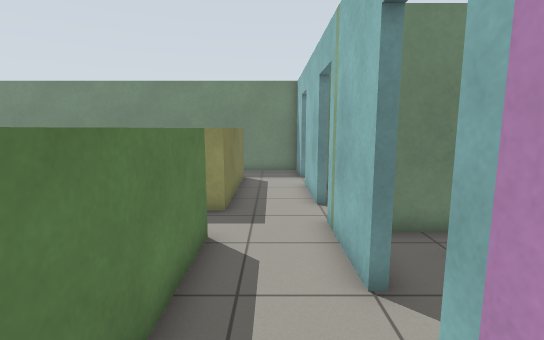
view 1 (above)

24 first-person views from a walk through a world built for the Gazebo simulator. The camera is 1.2 m above the floor, tilts 8° down and sees 85° across. The floor is counted in squares, 0.5 m on a side. Each view is taken from the middle of a square. On the plan, view 1 faces up. The plan holds only what a view shows up to about 18 squares ahead; the rest is blank.

view 2
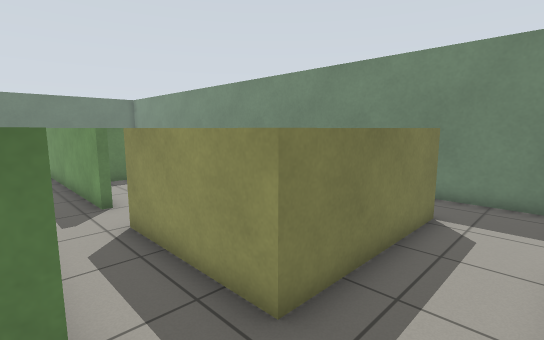

view 3
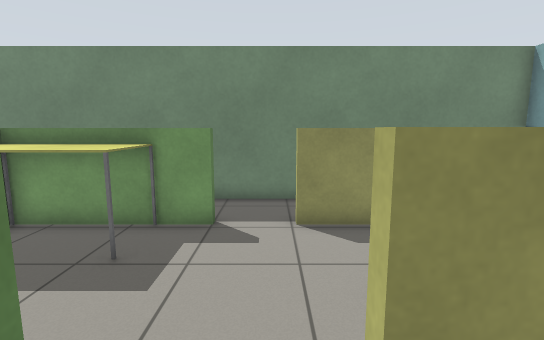

view 4
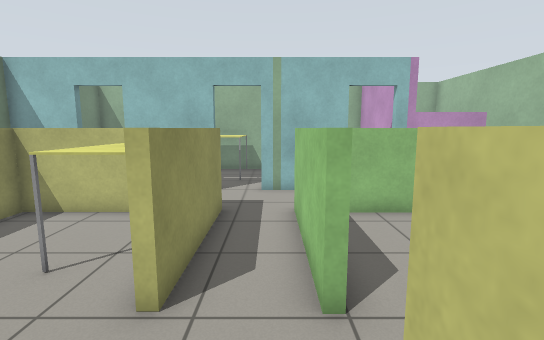

view 5
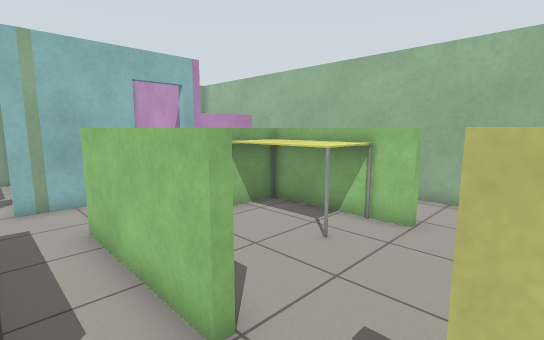

view 6
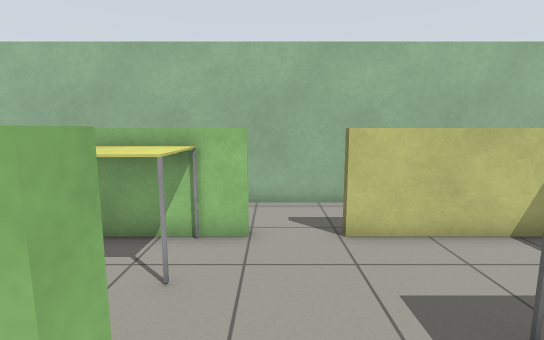

view 7
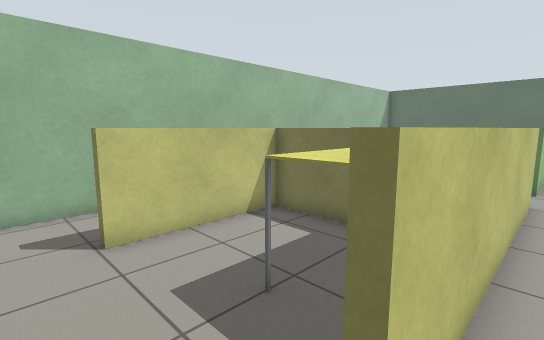

view 8
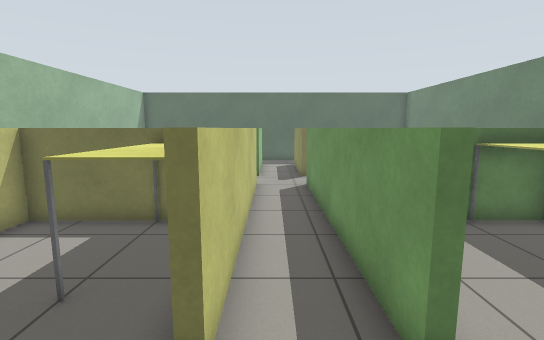

view 9
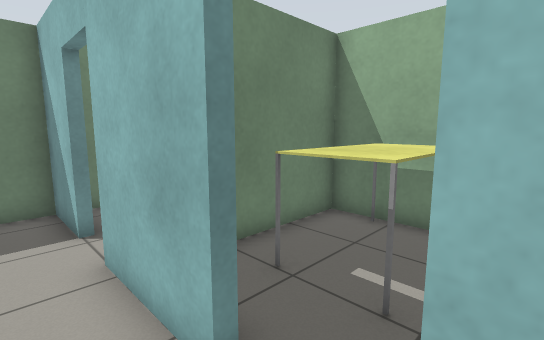

view 10
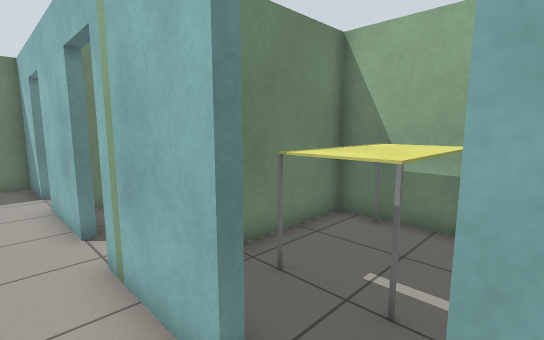

view 11
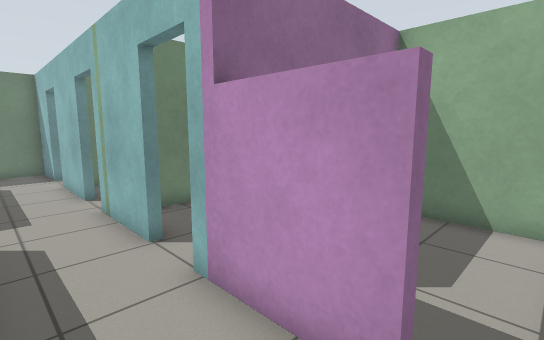

view 12
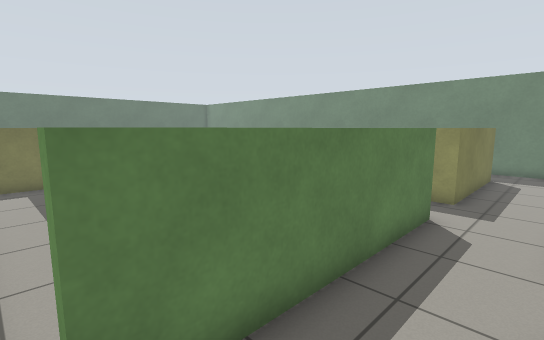

view 13
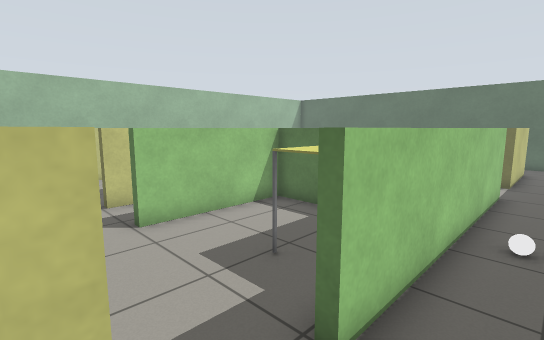

view 14
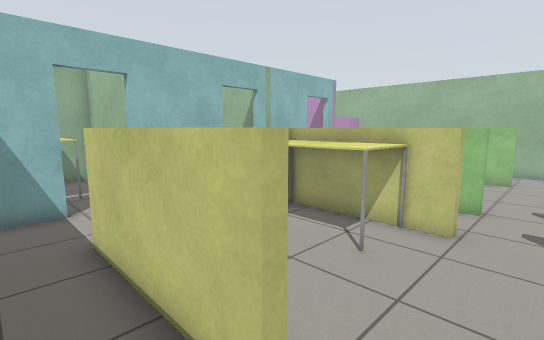

view 15
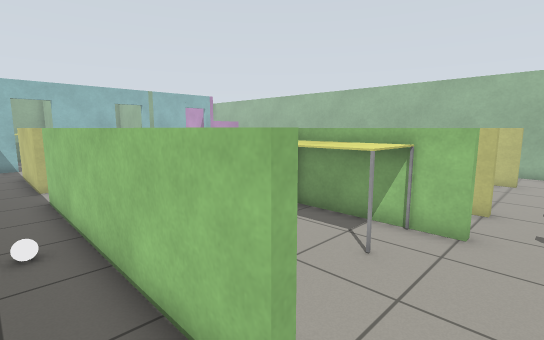

view 16
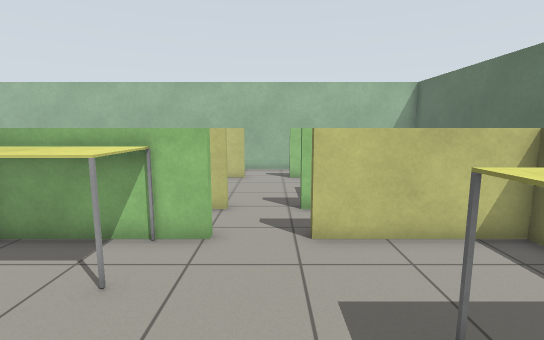

view 17
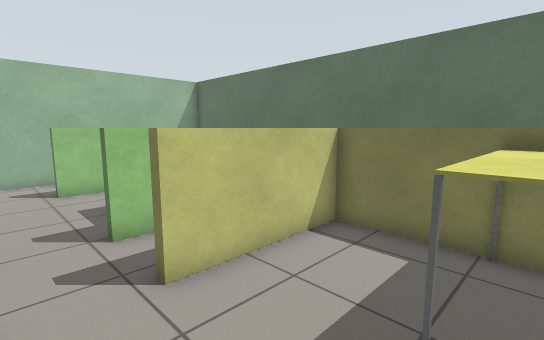

view 18
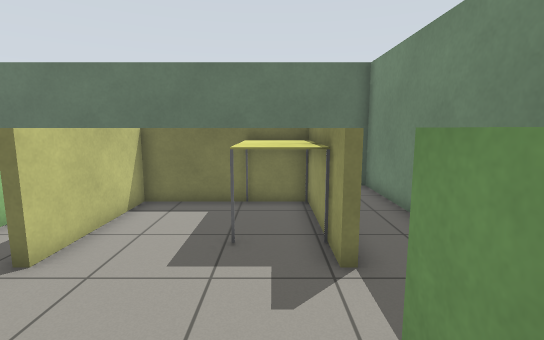

view 19
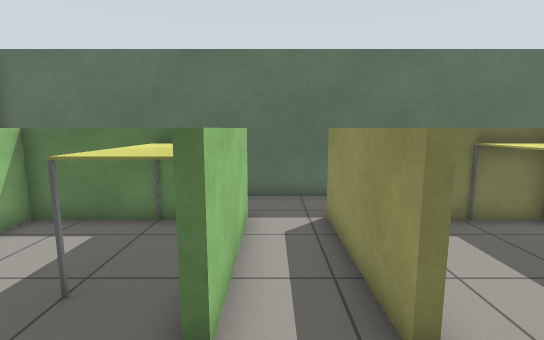

view 20
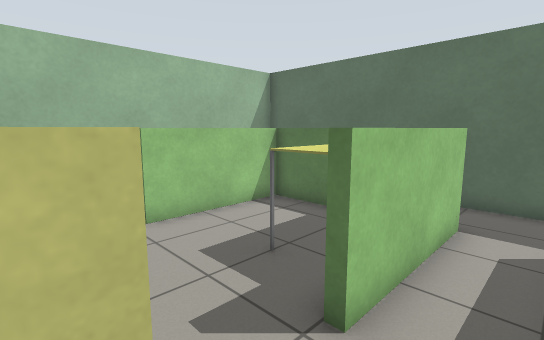

view 21
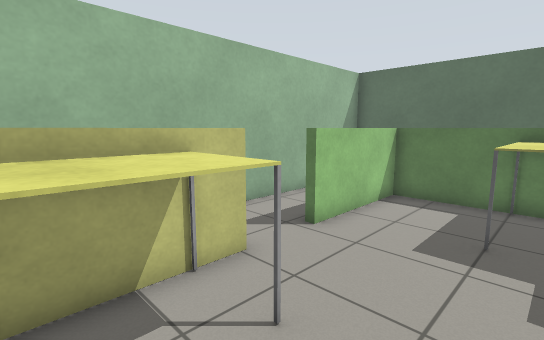

view 22
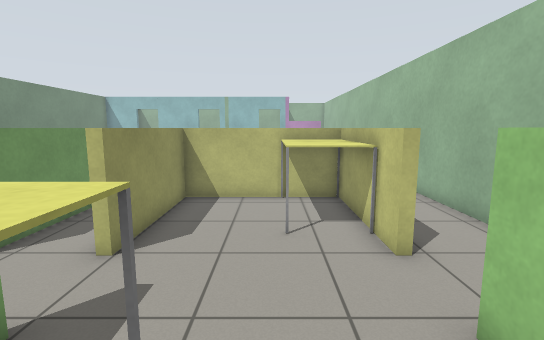

view 23
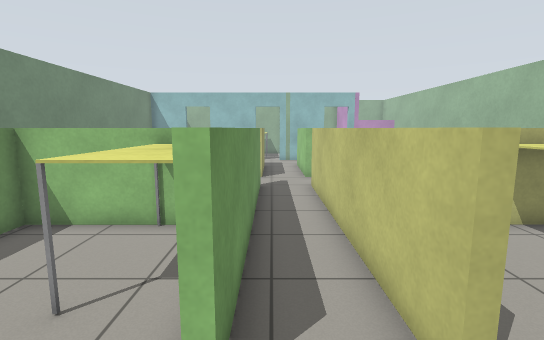

view 24
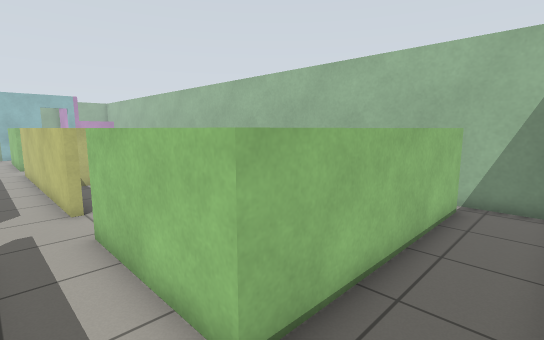

### Floor plan
Ten units are one square. View 1 is at (0, 0); x grows to the right and y downward. Boxes are objects, and circles mark ways between rooms. Rooms are numbered by the first view taken in them; rooms with no view inside come last. Other rooms are left out.
<svg viewBox="-288 -175 368 204">
<path fill="none" stroke="#000" d="M14 13 14 -24M-15 24 25 24M-14 -36 -14 18M-54 -85 -64 -85 -64 -88 -55 -88M-17 -114 -17 -142M14 -91 14 -126M-65 -63 -14 -63 -14 -36M-14 -135 -14 -104M-45 -142 -65 -142M-86 -88 -86 -85M14 -40 14 -75M-64 -3 -64 -6 -57 -6M-106 -63 -86 -63M-86 -85 -146 -85M-135 -44 -135 -25M-132 -6 -86 -6 -86 -2M-17 -29 -17 -49M-135 1 -135 15M-146 -63 -134 -63M-144 24 -15 24M-84 -142 -105 -142M-106 -145 -84 -145M-65 -145 -14 -145 -14 -135M-146 -88 -139 -88M-185 -145 -135 -145 -135 -88 -86 -88M14 -144 14 -170 -186 -170M-209 -142 -224 -142M-224 -145 -209 -145M-171 -142 -185 -142M-174 -85 -186 -85 -186 -88 -175 -88M-186 -170 -256 -170M-187 -63 -146 -63M-256 -145 -256 -88 -209 -88 -209 -85M-138 -104 -138 -142M-186 -2 -186 -6 -176 -6M-226 -63 -209 -63M-209 -85 -259 -85M-256 -48 -256 -6 -209 -6 -209 -3M-138 -25 -138 -60 -188 -60M-266 24 -144 24M-259 -145 -256 -145M-259 18 -259 -63 -254 -63M-256 -170 -283 -170 -283 24 -266 24M74 -70 74 -119 21 -119M21 -69 46 -69M20 -19 74 -19 74 -67 28 -67M74 19 74 -8M25 24 45 24"/>
<rect x="-55" y="-115" width="40" height="30" fill="#bbb"><title>table</title></rect>
<rect x="-135" y="-65" width="40" height="30" fill="#bbb"><title>table</title></rect>
<rect x="-55" y="-25" width="40" height="20" fill="#bbb"><title>table</title></rect>
<rect x="-135" y="-145" width="40" height="30" fill="#bbb"><title>table</title></rect>
<rect x="-135" y="-165" width="10" height="10" fill="#bbb"><title>white ball</title></rect>
<rect x="-255" y="-145" width="40" height="30" fill="#bbb"><title>table</title></rect>
<rect x="-175" y="-115" width="40" height="30" fill="#bbb"><title>table</title></rect>
<rect x="-255" y="-65" width="40" height="30" fill="#bbb"><title>table</title></rect>
<rect x="-175" y="-25" width="40" height="20" fill="#bbb"><title>table</title></rect>
<rect x="35" y="-105" width="40" height="20" fill="#bbb"><title>table</title></rect>
<rect x="35" y="-55" width="40" height="20" fill="#bbb"><title>table</title></rect>
<circle cx="0" cy="-30" r="3" fill="#2a7"/>
<circle cx="17" cy="-33" r="3" fill="#2a7"/>
<circle cx="-10" cy="5" r="3" fill="#2a7"/>
<circle cx="-75" cy="-75" r="3" fill="#2a7"/>
<circle cx="-74" cy="-120" r="3" fill="#2a7"/>
<circle cx="0" cy="-130" r="3" fill="#2a7"/>
<circle cx="15" cy="-135" r="3" fill="#2a7"/>
<circle cx="17" cy="-83" r="3" fill="#2a7"/>
<circle cx="-140" cy="-75" r="3" fill="#2a7"/>
<circle cx="-140" cy="20" r="3" fill="#2a7"/>
<circle cx="-180" cy="-155" r="3" fill="#2a7"/>
<circle cx="-195" cy="-75" r="3" fill="#2a7"/>
<circle cx="-260" cy="-155" r="3" fill="#2a7"/>
<circle cx="-260" cy="-75" r="3" fill="#2a7"/>
<circle cx="-270" cy="20" r="3" fill="#2a7"/>
<text x="0" y="0">1</text>
<text x="-30" y="-90">2</text>
<text x="-80" y="-30">3</text>
<text x="-90" y="-150">4</text>
<text x="-200" y="-120">5</text>
<text x="-200" y="-30">6</text>
<text x="-270" y="-70">7</text>
<text x="50" y="-100">8</text>
<text x="50" y="-50">9</text>
<text x="50" y="0">10</text>
</svg>
Room 1 opens to room 2. Room 1 opens to room 3. Room 2 opens to room 3. Room 2 opens to room 4. Room 2 opens to room 8. Room 3 opens to room 5. Room 3 opens to room 6. Room 4 opens to room 5. Room 5 opens to room 6. Room 5 opens to room 7. Room 6 opens to room 7.

Where each view was taken, in squares from view 1:
view 1: 0 up, 0 right, facing up
view 2: 6 up, 1 right, facing up-left
view 3: 7 up, 7 left, facing up
view 4: 7 up, 10 left, facing right
view 5: 8 up, 9 left, facing down-right
view 6: 7 up, 7 left, facing down
view 7: 7 up, 7 left, facing down-left
view 8: 7 up, 6 left, facing left
view 9: 7 up, 0 right, facing up-right
view 10: 2 up, 0 right, facing up-right
view 11: 2 down, 1 left, facing up-right
view 12: 2 down, 1 right, facing up-left
view 13: 16 up, 6 left, facing down-left
view 14: 16 up, 8 left, facing down-right
view 15: 16 up, 20 left, facing down-right
view 16: 15 up, 20 left, facing down
view 17: 13 up, 19 left, facing down-left
view 18: 13 up, 16 left, facing left
view 19: 7 up, 18 left, facing left
view 20: 8 up, 18 left, facing down-left
view 21: 5 up, 15 left, facing down-left
view 22: 3 up, 24 left, facing right
view 23: 8 up, 21 left, facing right
view 24: 8 up, 28 left, facing down-right
